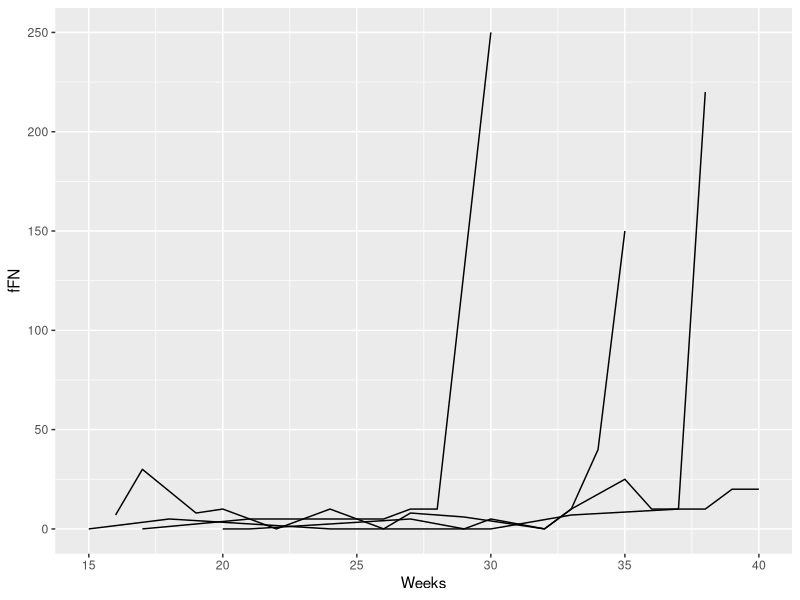
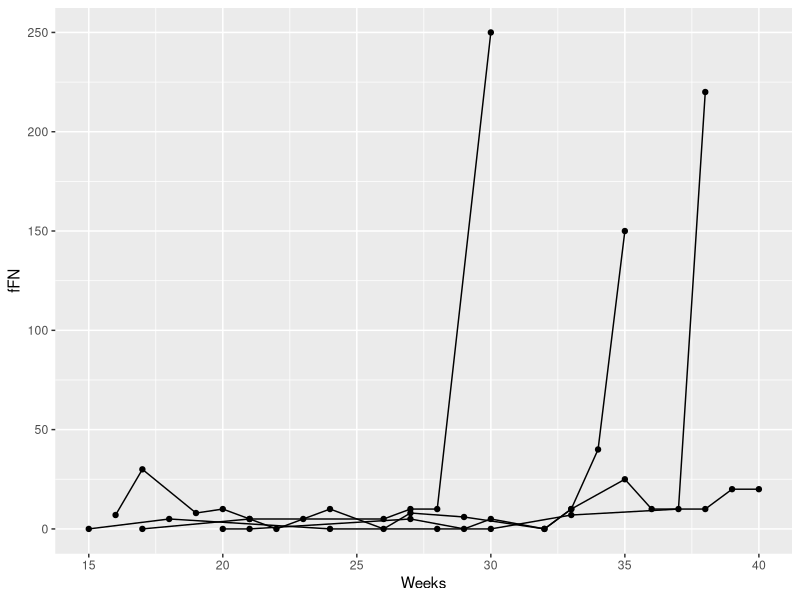
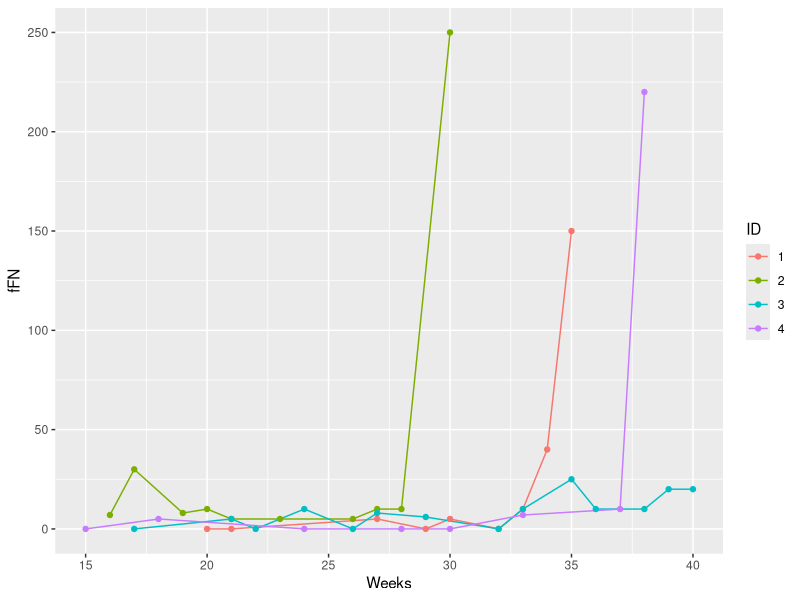
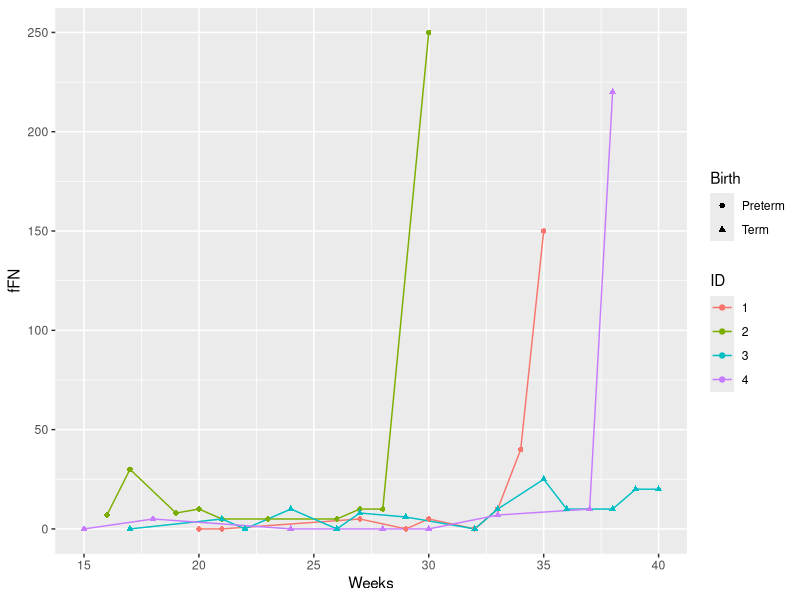
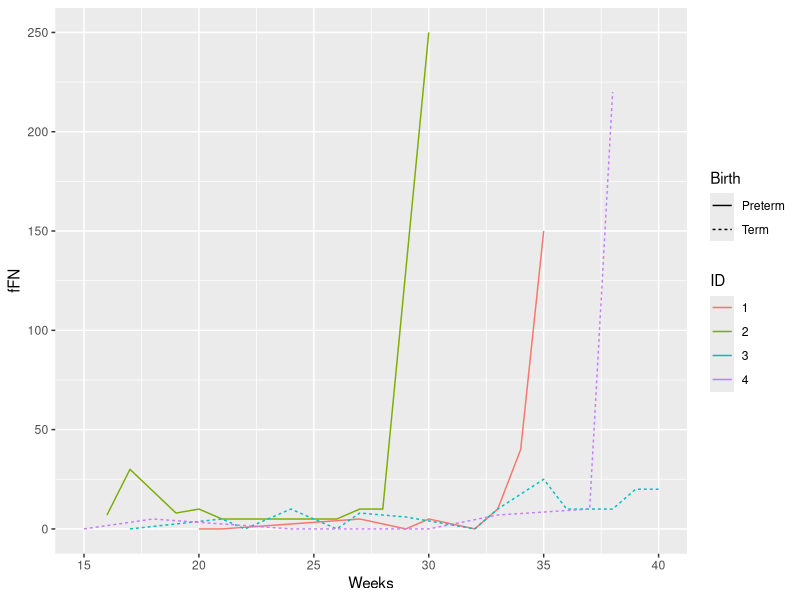
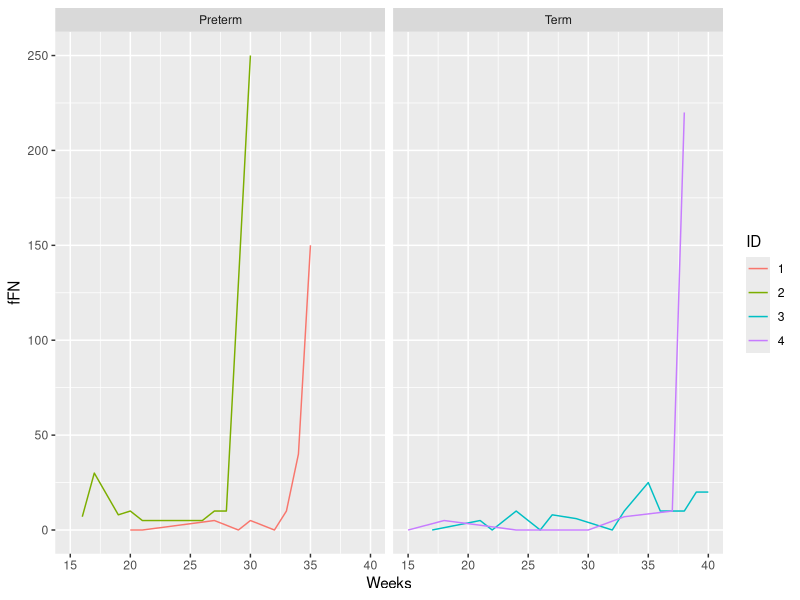
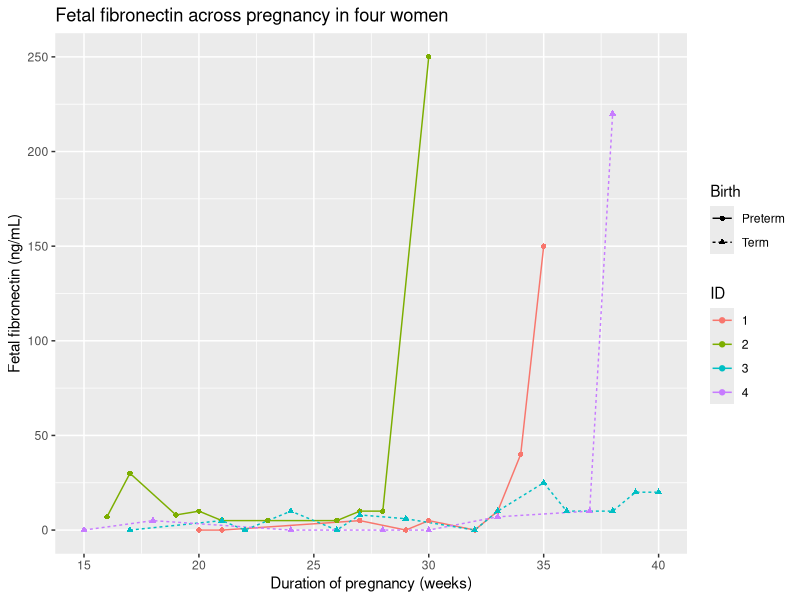
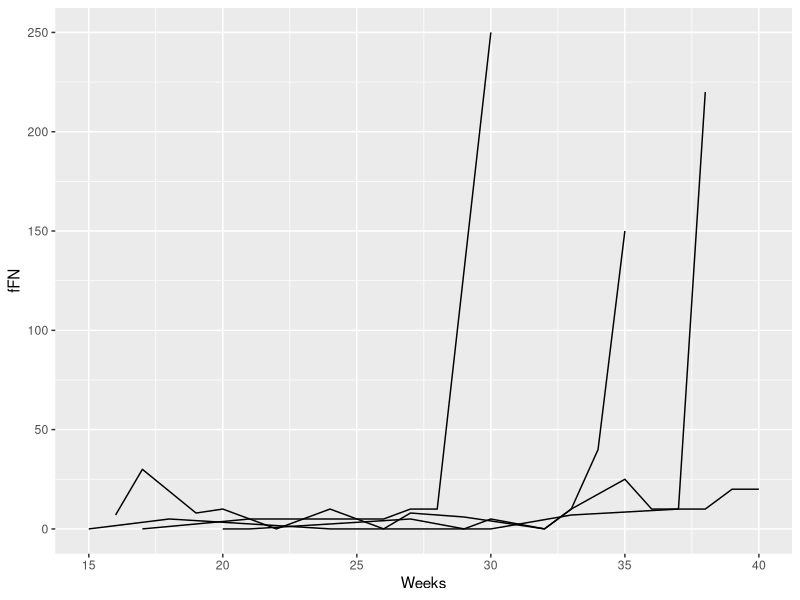

Recreate these plots in R, in order.
############################################################################################
##                                                                                        ##
##                                 Basic R set up                                         ##
##                                                                                        ##
############################################################################################

# Set the working directory
setwd("/Users/aliciahadingham/OneDrive - King's College London/PhD/FYI_or_Other/Public_Engagement/The Brilliant Club/Github_content") #Mac
#getwd()

# Load data2
data2 <- read.csv("data/data2_spreadsheet.csv", header=TRUE) 

#Change data types
str(data2)
data2$ID <- as.factor(data2$ID)
data2$Birth <- as.factor(data2$Birth)
str(data2)

# Load ggplot2 library 
library(ggplot2)




############################################################################################
##                                                                                        ##
##                                  Line graphs                                           ##
##                                                                                        ##
############################################################################################

#Simple line graph
ggplot(data=data2, aes(x=Weeks, y=fFN, group=ID)) +
  geom_line()

ggsave("plots/line_basic_basic.png", plot=last_plot(), dpi=900, width=3, height=3)


#Line graph with individual points plotted
ggplot(data=data2, aes(x=Weeks, y=fFN, group=ID)) +
  geom_line() +
  geom_point()

ggsave("plots/line_basic.png", plot=last_plot(), dpi=900, width=3, height=3)


# Line graph with colours by ID
ggplot(data=data2, aes(x=Weeks, y=fFN, group=ID)) +
  geom_line(aes(colour=ID)) +
  geom_point(aes(colour=ID))

ggsave("plots/line_colour.png", plot=last_plot(), dpi=900, width=3.7, height=3)


# Line graph with colours by ID and shape by Birth
ggplot(data=data2, aes(x=Weeks, y=fFN, group=ID)) +
  geom_line(aes(colour=ID)) +
  geom_point(aes(colour=ID, shape=Birth))
ggsave("plots/line_colour_shape.png", plot=last_plot(), dpi=900, width=4, height=3)




############################################################################################
##                                                                                        ##
##                  Extra: Advanced editing of ggplot aesthetics                          ##
##                                                                                        ##
############################################################################################

# Line graph with line type by Birth:
ggplot(data=data2, aes(x=Weeks, y=fFN, group=ID)) +
  geom_line(aes(colour=ID, linetype=Birth))

ggsave("plots/line_linetype.png", plot=last_plot(), dpi=900, width=4, height=3)


# Line graph faceted by Birth:
ggplot(data=data2, aes(x=Weeks, y=fFN, group=ID)) +
  geom_line(aes(colour=ID)) +
  facet_grid(~Birth)
ggsave("plots/line_facet.png", plot=last_plot(), dpi=900, width=4, height=3)


# Line graph with labelled axis and title:
ggplot(data=data2, aes(x=Weeks, y=fFN, group=ID)) +
  geom_line(aes(colour=ID, linetype=Birth)) +
  geom_point(aes(colour=ID, shape=Birth)) +
  labs(x="Duration of pregnancy (weeks)", 
       y="Fetal fibronectin (ng/mL)",
       title="Fetal fibronectin across pregnancy in four women")

ggsave("plots/line_labelled.png", plot=last_plot(), dpi=900, width=5, height=4.5)





